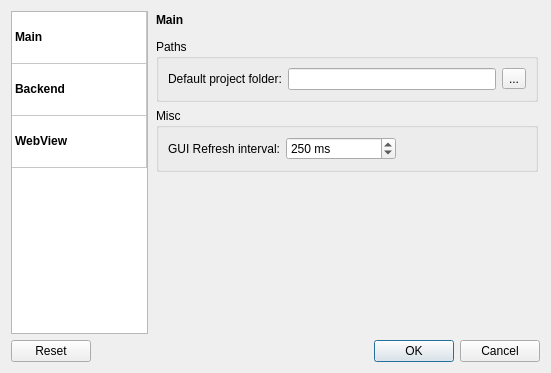
<?xml version="1.0" encoding="UTF-8"?>
<ui version="4.0">
 <class>SettingsWindow</class>
 <widget class="QDialog" name="SettingsWindow">
  <property name="geometry">
   <rect>
    <x>0</x>
    <y>0</y>
    <width>551</width>
    <height>373</height>
   </rect>
  </property>
  <property name="minimumSize">
   <size>
    <width>400</width>
    <height>0</height>
   </size>
  </property>
  <property name="windowTitle">
   <string>Settings</string>
  </property>
  <layout class="QVBoxLayout" name="verticalLayout_2">
   <item>
    <layout class="QHBoxLayout" name="horizontalLayout_3">
     <item>
      <widget class="QTableWidget" name="lw_page">
       <property name="editTriggers">
        <set>QAbstractItemView::NoEditTriggers</set>
       </property>
       <property name="showDropIndicator" stdset="0">
        <bool>false</bool>
       </property>
       <property name="dragDropOverwriteMode">
        <bool>false</bool>
       </property>
       <property name="selectionMode">
        <enum>QAbstractItemView::SingleSelection</enum>
       </property>
       <property name="selectionBehavior">
        <enum>QAbstractItemView::SelectRows</enum>
       </property>
       <property name="iconSize">
        <size>
         <width>48</width>
         <height>48</height>
        </size>
       </property>
       <property name="textElideMode">
        <enum>Qt::ElideMiddle</enum>
       </property>
       <property name="wordWrap">
        <bool>false</bool>
       </property>
       <property name="cornerButtonEnabled">
        <bool>false</bool>
       </property>
       <attribute name="horizontalHeaderVisible">
        <bool>false</bool>
       </attribute>
       <attribute name="horizontalHeaderStretchLastSection">
        <bool>true</bool>
       </attribute>
       <attribute name="verticalHeaderVisible">
        <bool>false</bool>
       </attribute>
       <attribute name="verticalHeaderDefaultSectionSize">
        <number>52</number>
       </attribute>
       <row>
        <property name="text">
         <string>main</string>
        </property>
       </row>
       <row>
        <property name="text">
         <string>backend</string>
        </property>
       </row>
       <row>
        <property name="text">
         <string>webview</string>
        </property>
       </row>
       <column>
        <property name="text">
         <string>Widget</string>
        </property>
       </column>
       <item row="0" column="0">
        <property name="text">
         <string>Main</string>
        </property>
        <property name="font">
         <font>
          <weight>75</weight>
          <bold>true</bold>
         </font>
        </property>
        <property name="textAlignment">
         <set>AlignLeft|AlignVCenter</set>
        </property>
        <property name="icon">
         <iconset resource="../resources.qrc">
          <normaloff>:/48x48/jack.png</normaloff>:/48x48/jack.png</iconset>
        </property>
        <property name="flags">
         <set>ItemIsSelectable|ItemIsEnabled</set>
        </property>
       </item>
       <item row="1" column="0">
        <property name="text">
         <string>Backend</string>
        </property>
        <property name="font">
         <font>
          <weight>75</weight>
          <bold>true</bold>
         </font>
        </property>
        <property name="icon">
         <iconset resource="../resources.qrc">
          <normaloff>:/48x48/mod.png</normaloff>:/48x48/mod.png</iconset>
        </property>
        <property name="flags">
         <set>ItemIsSelectable|ItemIsEnabled</set>
        </property>
       </item>
       <item row="2" column="0">
        <property name="text">
         <string>WebView</string>
        </property>
        <property name="font">
         <font>
          <weight>75</weight>
          <bold>true</bold>
         </font>
        </property>
        <property name="icon">
         <iconset resource="../resources.qrc">
          <normaloff>:/48x48/internet.png</normaloff>:/48x48/internet.png</iconset>
        </property>
        <property name="flags">
         <set>ItemIsSelectable|ItemIsEnabled</set>
        </property>
       </item>
      </widget>
     </item>
     <item>
      <widget class="QStackedWidget" name="stackedWidget">
       <property name="lineWidth">
        <number>0</number>
       </property>
       <property name="currentIndex">
        <number>0</number>
       </property>
       <widget class="QWidget" name="page_main">
        <layout class="QVBoxLayout" name="verticalLayout_5">
         <property name="margin">
          <number>2</number>
         </property>
         <item>
          <layout class="QHBoxLayout" name="horizontalLayout">
           <item>
            <widget class="QLabel" name="label_main">
             <property name="text">
              <string>&lt;b&gt;Main&lt;/b&gt;</string>
             </property>
             <property name="alignment">
              <set>Qt::AlignLeading|Qt::AlignLeft|Qt::AlignTop</set>
             </property>
            </widget>
           </item>
           <item>
            <spacer name="horizontalSpacer">
             <property name="orientation">
              <enum>Qt::Horizontal</enum>
             </property>
             <property name="sizeHint" stdset="0">
              <size>
               <width>40</width>
               <height>20</height>
              </size>
             </property>
            </spacer>
           </item>
           <item>
            <widget class="QLabel" name="label_icon_main">
             <property name="text">
              <string notr="true"/>
             </property>
             <property name="pixmap">
              <pixmap resource="../resources.qrc">:/48x48/jack.png</pixmap>
             </property>
             <property name="alignment">
              <set>Qt::AlignHCenter|Qt::AlignTop</set>
             </property>
            </widget>
           </item>
          </layout>
         </item>
         <item>
          <widget class="QGroupBox" name="group_main_paths">
           <property name="title">
            <string>Paths</string>
           </property>
           <layout class="QVBoxLayout" name="verticalLayout_3">
            <item>
             <layout class="QHBoxLayout" name="horizontalLayout_2">
              <item>
               <widget class="QLabel" name="label_main_proj_folder_open">
                <property name="text">
                 <string>Default project folder:</string>
                </property>
               </widget>
              </item>
              <item>
               <widget class="QLineEdit" name="le_main_proj_folder"/>
              </item>
              <item>
               <widget class="QToolButton" name="tb_main_proj_folder_open">
                <property name="text">
                 <string>...</string>
                </property>
               </widget>
              </item>
             </layout>
            </item>
           </layout>
          </widget>
         </item>
         <item>
          <widget class="QGroupBox" name="group_main_misc">
           <property name="title">
            <string>Misc</string>
           </property>
           <layout class="QGridLayout" name="gridLayout_4">
            <item row="0" column="0">
             <widget class="QLabel" name="label_main_refresh_interval">
              <property name="text">
               <string>GUI Refresh interval:</string>
              </property>
              <property name="alignment">
               <set>Qt::AlignRight|Qt::AlignTrailing|Qt::AlignVCenter</set>
              </property>
             </widget>
            </item>
            <item row="0" column="1">
             <widget class="QSpinBox" name="sb_main_refresh_interval">
              <property name="suffix">
               <string> ms</string>
              </property>
              <property name="minimum">
               <number>10</number>
              </property>
              <property name="maximum">
               <number>1000</number>
              </property>
              <property name="value">
               <number>250</number>
              </property>
             </widget>
            </item>
            <item row="0" column="2">
             <spacer name="horizontalSpacer_12">
              <property name="orientation">
               <enum>Qt::Horizontal</enum>
              </property>
              <property name="sizeType">
               <enum>QSizePolicy::Fixed</enum>
              </property>
              <property name="sizeHint" stdset="0">
               <size>
                <width>130</width>
                <height>10</height>
               </size>
              </property>
             </spacer>
            </item>
           </layout>
          </widget>
         </item>
         <item>
          <spacer name="verticalSpacer">
           <property name="orientation">
            <enum>Qt::Vertical</enum>
           </property>
           <property name="sizeHint" stdset="0">
            <size>
             <width>20</width>
             <height>40</height>
            </size>
           </property>
          </spacer>
         </item>
        </layout>
       </widget>
       <widget class="QWidget" name="page_host">
        <layout class="QVBoxLayout" name="verticalLayout">
         <property name="margin">
          <number>2</number>
         </property>
         <item>
          <layout class="QHBoxLayout" name="horizontalLayout_11">
           <item>
            <widget class="QLabel" name="label_11">
             <property name="text">
              <string>&lt;b&gt;Backend&lt;/b&gt;</string>
             </property>
             <property name="alignment">
              <set>Qt::AlignLeading|Qt::AlignLeft|Qt::AlignTop</set>
             </property>
            </widget>
           </item>
           <item>
            <spacer name="horizontalSpacer_13">
             <property name="orientation">
              <enum>Qt::Horizontal</enum>
             </property>
             <property name="sizeHint" stdset="0">
              <size>
               <width>40</width>
               <height>20</height>
              </size>
             </property>
            </spacer>
           </item>
           <item>
            <widget class="QLabel" name="label_12">
             <property name="text">
              <string notr="true"/>
             </property>
             <property name="pixmap">
              <pixmap resource="../resources.qrc">:/48x48/mod.png</pixmap>
             </property>
             <property name="alignment">
              <set>Qt::AlignHCenter|Qt::AlignTop</set>
             </property>
            </widget>
           </item>
          </layout>
         </item>
         <item>
          <widget class="QGroupBox" name="group_host_jack">
           <property name="title">
            <string>JACK</string>
           </property>
           <property name="checkable">
            <bool>false</bool>
           </property>
           <layout class="QGridLayout" name="gridLayout_3">
            <item row="1" column="0" colspan="5">
             <widget class="QCheckBox" name="cb_host_auto_connect_outs">
              <property name="text">
               <string>Automatically connect to system input ports</string>
              </property>
             </widget>
            </item>
            <item row="4" column="1" colspan="2">
             <widget class="QLabel" name="label_host_jack_bufsize_value">
              <property name="enabled">
               <bool>false</bool>
              </property>
              <property name="text">
               <string>Prefered buffer size:</string>
              </property>
              <property name="alignment">
               <set>Qt::AlignRight|Qt::AlignTrailing|Qt::AlignVCenter</set>
              </property>
             </widget>
            </item>
            <item row="4" column="3">
             <widget class="QComboBox" name="cb_host_jack_bufsize_value">
              <property name="enabled">
               <bool>false</bool>
              </property>
              <property name="editable">
               <bool>true</bool>
              </property>
              <item>
               <property name="text">
                <string>8</string>
               </property>
              </item>
              <item>
               <property name="text">
                <string>16</string>
               </property>
              </item>
              <item>
               <property name="text">
                <string>32</string>
               </property>
              </item>
              <item>
               <property name="text">
                <string>64</string>
               </property>
              </item>
              <item>
               <property name="text">
                <string>128</string>
               </property>
              </item>
              <item>
               <property name="text">
                <string>256</string>
               </property>
              </item>
              <item>
               <property name="text">
                <string>512</string>
               </property>
              </item>
              <item>
               <property name="text">
                <string>1024</string>
               </property>
              </item>
              <item>
               <property name="text">
                <string>2048</string>
               </property>
              </item>
              <item>
               <property name="text">
                <string>4096</string>
               </property>
              </item>
              <item>
               <property name="text">
                <string>8192</string>
               </property>
              </item>
             </widget>
            </item>
            <item row="4" column="4">
             <spacer name="horizontalSpacer_9">
              <property name="orientation">
               <enum>Qt::Horizontal</enum>
              </property>
              <property name="sizeHint" stdset="0">
               <size>
                <width>40</width>
                <height>20</height>
               </size>
              </property>
             </spacer>
            </item>
            <item row="3" column="0" colspan="5">
             <widget class="QCheckBox" name="cb_host_jack_bufsize_change">
              <property name="text">
               <string>Allow to automatically change JACK buffer-size (needs restart)</string>
              </property>
             </widget>
            </item>
            <item row="4" column="0">
             <spacer name="horizontalSpacer_11">
              <property name="orientation">
               <enum>Qt::Horizontal</enum>
              </property>
              <property name="sizeHint" stdset="0">
               <size>
                <width>40</width>
                <height>20</height>
               </size>
              </property>
             </spacer>
            </item>
            <item row="2" column="0" colspan="5">
             <widget class="QCheckBox" name="cb_host_auto_connect_ins">
              <property name="text">
               <string>Automatically connect to system output ports</string>
              </property>
             </widget>
            </item>
           </layout>
          </widget>
         </item>
         <item>
          <widget class="QGroupBox" name="group_host_advanced">
           <property name="title">
            <string>Advanced</string>
           </property>
           <layout class="QVBoxLayout" name="verticalLayout_4">
            <item>
             <widget class="QCheckBox" name="cb_host_verbose">
              <property name="text">
               <string>Enable verbose mode</string>
              </property>
             </widget>
            </item>
            <item>
             <layout class="QHBoxLayout" name="horizontalLayout_4">
              <item>
               <widget class="QLabel" name="label_host_path">
                <property name="text">
                 <string>Path to ingen:</string>
                </property>
               </widget>
              </item>
              <item>
               <widget class="QLineEdit" name="le_host_path"/>
              </item>
              <item>
               <widget class="QToolButton" name="tb_host_path">
                <property name="text">
                 <string>...</string>
                </property>
               </widget>
              </item>
             </layout>
            </item>
           </layout>
          </widget>
         </item>
         <item>
          <spacer name="verticalSpacer_4">
           <property name="orientation">
            <enum>Qt::Vertical</enum>
           </property>
           <property name="sizeHint" stdset="0">
            <size>
             <width>20</width>
             <height>68</height>
            </size>
           </property>
          </spacer>
         </item>
        </layout>
       </widget>
       <widget class="QWidget" name="page_canvas">
        <layout class="QVBoxLayout" name="verticalLayout_8">
         <property name="margin">
          <number>2</number>
         </property>
         <item>
          <layout class="QHBoxLayout" name="horizontalLayout_10">
           <item>
            <widget class="QLabel" name="label_9">
             <property name="text">
              <string>&lt;b&gt;WebView&lt;/b&gt;</string>
             </property>
             <property name="alignment">
              <set>Qt::AlignLeading|Qt::AlignLeft|Qt::AlignTop</set>
             </property>
            </widget>
           </item>
           <item>
            <spacer name="horizontalSpacer_5">
             <property name="orientation">
              <enum>Qt::Horizontal</enum>
             </property>
             <property name="sizeHint" stdset="0">
              <size>
               <width>40</width>
               <height>20</height>
              </size>
             </property>
            </spacer>
           </item>
           <item>
            <widget class="QLabel" name="label_10">
             <property name="text">
              <string notr="true"/>
             </property>
             <property name="pixmap">
              <pixmap resource="../resources.qrc">:/48x48/internet.png</pixmap>
             </property>
             <property name="alignment">
              <set>Qt::AlignHCenter|Qt::AlignTop</set>
             </property>
            </widget>
           </item>
          </layout>
         </item>
         <item>
          <widget class="QGroupBox" name="group_canvas_options">
           <property name="title">
            <string>Advanced</string>
           </property>
           <layout class="QVBoxLayout" name="verticalLayout_7">
            <item>
             <widget class="QCheckBox" name="cb_webview_inspector">
              <property name="text">
               <string>Enable inspector</string>
              </property>
             </widget>
            </item>
            <item>
             <widget class="QCheckBox" name="cb_webview_verbose">
              <property name="text">
               <string>Enable verbose mode (needs restart)</string>
              </property>
             </widget>
            </item>
            <item>
             <widget class="QCheckBox" name="cb_webview_show_inspector">
              <property name="text">
               <string>Show inspector window on start</string>
              </property>
             </widget>
            </item>
           </layout>
          </widget>
         </item>
         <item>
          <spacer name="verticalSpacer_3">
           <property name="orientation">
            <enum>Qt::Vertical</enum>
           </property>
           <property name="sizeHint" stdset="0">
            <size>
             <width>20</width>
             <height>40</height>
            </size>
           </property>
          </spacer>
         </item>
        </layout>
       </widget>
       <widget class="QWidget" name="page_last"/>
      </widget>
     </item>
    </layout>
   </item>
   <item>
    <widget class="QDialogButtonBox" name="buttonBox">
     <property name="orientation">
      <enum>Qt::Horizontal</enum>
     </property>
     <property name="standardButtons">
      <set>QDialogButtonBox::Cancel|QDialogButtonBox::Ok|QDialogButtonBox::Reset</set>
     </property>
    </widget>
   </item>
  </layout>
 </widget>
 <resources>
  <include location="../resources.qrc"/>
  <include location="../resources.qrc"/>
  <include location="../resources.qrc"/>
  <include location="../resources.qrc"/>
  <include location="../resources.qrc"/>
 </resources>
 <connections>
  <connection>
   <sender>buttonBox</sender>
   <signal>accepted()</signal>
   <receiver>SettingsWindow</receiver>
   <slot>accept()</slot>
   <hints>
    <hint type="sourcelabel">
     <x>254</x>
     <y>458</y>
    </hint>
    <hint type="destinationlabel">
     <x>157</x>
     <y>274</y>
    </hint>
   </hints>
  </connection>
  <connection>
   <sender>buttonBox</sender>
   <signal>rejected()</signal>
   <receiver>SettingsWindow</receiver>
   <slot>reject()</slot>
   <hints>
    <hint type="sourcelabel">
     <x>254</x>
     <y>458</y>
    </hint>
    <hint type="destinationlabel">
     <x>286</x>
     <y>274</y>
    </hint>
   </hints>
  </connection>
  <connection>
   <sender>lw_page</sender>
   <signal>currentCellChanged(int,int,int,int)</signal>
   <receiver>stackedWidget</receiver>
   <slot>setCurrentIndex(int)</slot>
   <hints>
    <hint type="sourcelabel">
     <x>113</x>
     <y>17</y>
    </hint>
    <hint type="destinationlabel">
     <x>170</x>
     <y>27</y>
    </hint>
   </hints>
  </connection>
  <connection>
   <sender>cb_host_jack_bufsize_change</sender>
   <signal>toggled(bool)</signal>
   <receiver>cb_host_jack_bufsize_value</receiver>
   <slot>setEnabled(bool)</slot>
   <hints>
    <hint type="sourcelabel">
     <x>321</x>
     <y>94</y>
    </hint>
    <hint type="destinationlabel">
     <x>370</x>
     <y>120</y>
    </hint>
   </hints>
  </connection>
  <connection>
   <sender>cb_host_jack_bufsize_change</sender>
   <signal>toggled(bool)</signal>
   <receiver>label_host_jack_bufsize_value</receiver>
   <slot>setEnabled(bool)</slot>
   <hints>
    <hint type="sourcelabel">
     <x>321</x>
     <y>94</y>
    </hint>
    <hint type="destinationlabel">
     <x>283</x>
     <y>120</y>
    </hint>
   </hints>
  </connection>
  <connection>
   <sender>cb_webview_inspector</sender>
   <signal>toggled(bool)</signal>
   <receiver>cb_webview_show_inspector</receiver>
   <slot>setEnabled(bool)</slot>
   <hints>
    <hint type="sourcelabel">
     <x>342</x>
     <y>94</y>
    </hint>
    <hint type="destinationlabel">
     <x>342</x>
     <y>140</y>
    </hint>
   </hints>
  </connection>
 </connections>
</ui>
